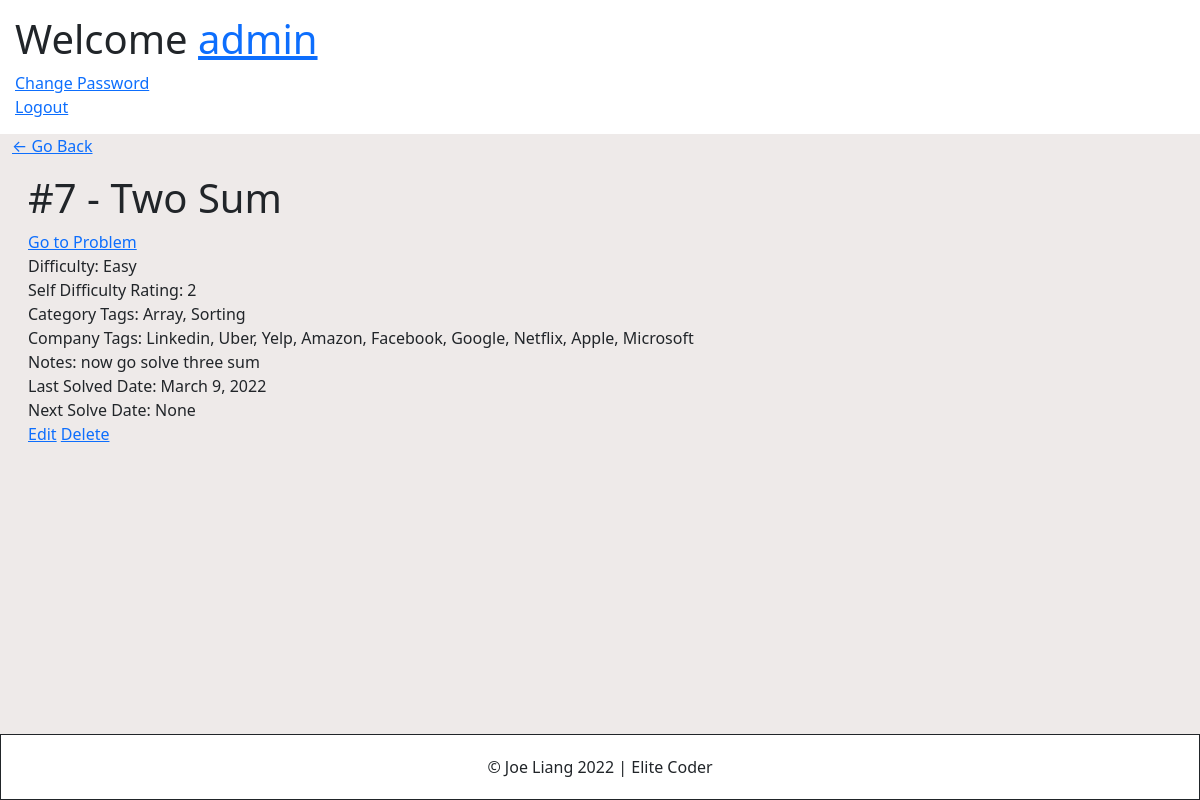
Page /problem/10/ (signed in) on the committed database.
### account/models.py (models this page shows, shortened)
class Account(AbstractBaseUser):
	email 					= models.EmailField(verbose_name="email", max_length=60, unique=True)
	username 				= models.CharField(max_length=30, unique=True)
	date_joined				= models.DateTimeField(verbose_name='date joined', auto_now_add=True)
	last_login				= models.DateTimeField(verbose_name='last login', auto_now=True)
	is_admin				= models.BooleanField(default=False)
	is_active				= models.BooleanField(default=True)
	is_staff				= models.BooleanField(default=False)
	is_superuser			= models.BooleanField(default=False)
	hide_email				= models.BooleanField(default=True)
	USERNAME_FIELD = 'email'
	REQUIRED_FIELDS = ['username']
	objects = MyAccountManager()
	def __str__(self):
		return self.username

### base/models.py (models this page shows, shortened)
class Problem(models.Model):
   user = models.ForeignKey(User, on_delete=models.CASCADE, null=True, blank=True)
   number = models.PositiveIntegerField()
   title = models.CharField(max_length=100)
   link = models.URLField(max_length=500, default="")
   difficulty = models.CharField(max_length=6, choices=DIFFICULTY_CHOICES, default='medium')
   rating = models.CharField(verbose_name='Self Difficulty Rating', max_length=2, choices=RATING_CHOICES, default='3')
   categories = models.TextField(default='', verbose_name="Category Tags (comma separated)", blank=True)
   companies = models.TextField(default='', verbose_name="Company Tags (comma separated)", blank=True)
   notes = models.TextField(default='', blank=True)
   last_solved = models.DateField(default=date.today)
   next_solve = models.DateField(null=True, blank=True)
   def __str__(self):
      return '#'+str(self.number)+' - '+self.title

### base/views.py (the view)
# urls.py: path('problem/<int:pk>/', ProblemDetail.as_view(), name='problem-detail'),
class ProblemDetail(LoginRequiredMixin, DetailView):
    model = Problem
    context_object_name = 'problem'

### base/templates/base/problem_detail.html
{% extends 'base/base.html' %}
{% block content %}
<div class="header-bar">
    <a href="{% url 'problems' %}">&#8592; Go Back</a>
</div>
<div class="card-body">
    <h1>{{problem}}</h1>
    <a href={{problem.link}} target="_blank">Go to Problem</a>
    <div>Difficulty: {{problem.difficulty}}</div>
    <div>Self Difficulty Rating: {{problem.rating}}</div>
    <div>Category Tags: {{problem.categories}}</div>
    <div>Company Tags: {{problem.companies}}</div>
    <div>Notes: {{problem.notes}}</div>
    <div>Last Solved Date: {{problem.last_solved}}</div>
    <div>Next Solve Date: {{problem.next_solve}}</div>
    <a href="{% url 'problem-update' problem.id %}">Edit</a>
    <a href="{% url 'problem-delete' problem.id %}">Delete</a>
</div>
{% endblock content %}

### base/templates/base/header.html
<header>
    {% if request.user.is_authenticated %}
        <div><h1>Welcome <a href="{% url 'problems' %}">{{request.user}}</a></h1></div>
        <div><a href="{% url 'password_change' %}">Change Password</a></div>
        <div><a href="{% url 'logout' %}">Logout</a></div>
    {% else %}
        <div><h1>Elite Coder</h1></div>
        <div>Track your Leetcode progress and solidify your problem-solving foundation through spaced repetition.</div>
        <a href="{% url 'register' %}"><button>Create Account</button></a>
    {% endif %}
</header>

### static/base.css (style rules this page uses)
body { min-height: 100vh; display: flex; flex-flow: column; }
header { padding: 15px; }

### rows in the picture
Account: user "admin"
Problem: number+title "#7 - Two Sum", difficulty "Easy", rating "2", categories "Array, Sorting", companies "Linkedin, Uber, Yelp, Amazon, Facebook, Google, Netflix, Apple, Microsoft", notes "now go solve three sum", last_solved "March 9, 2022", next_solve "None"
